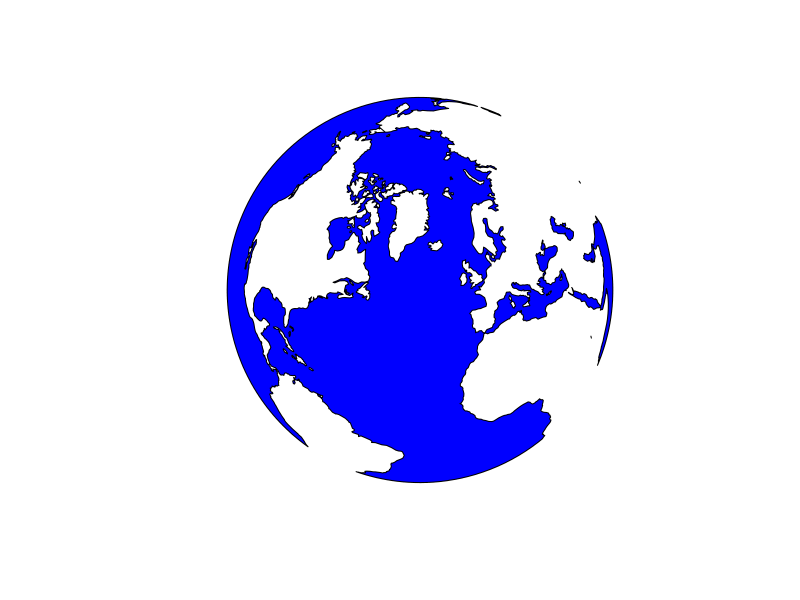
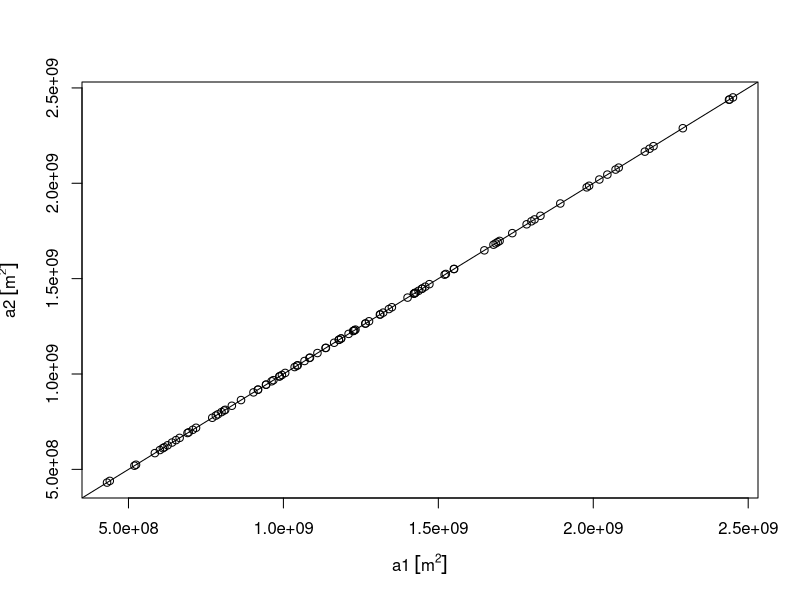
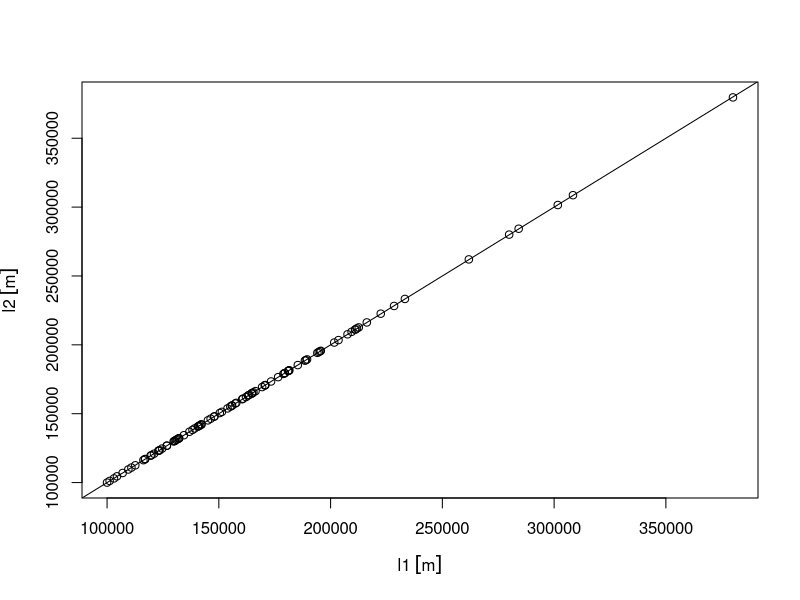
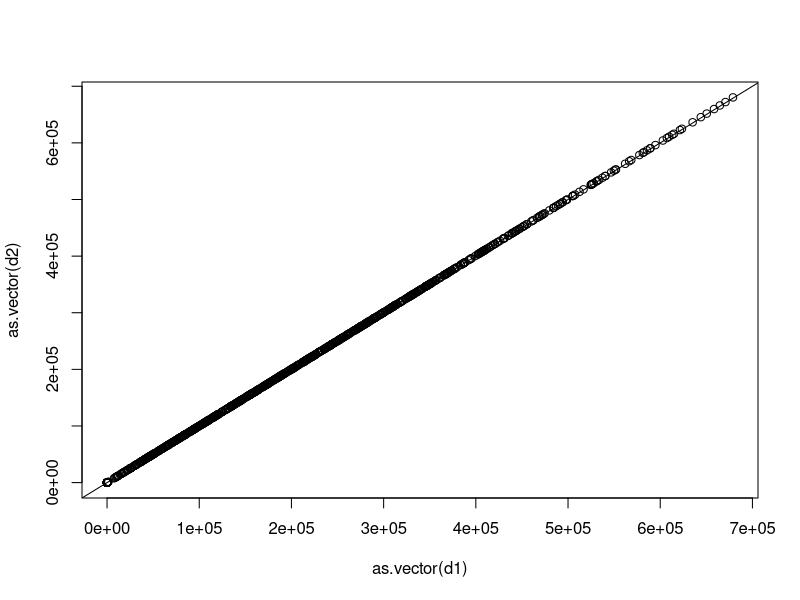
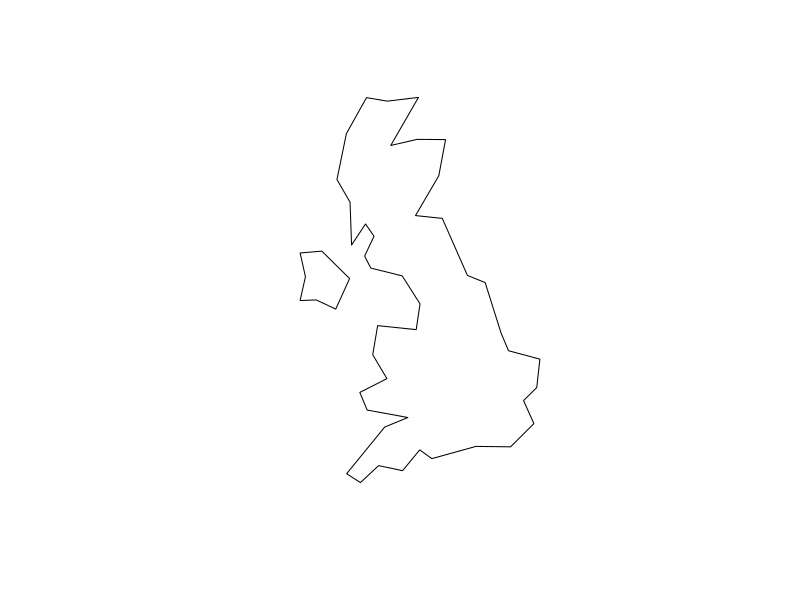
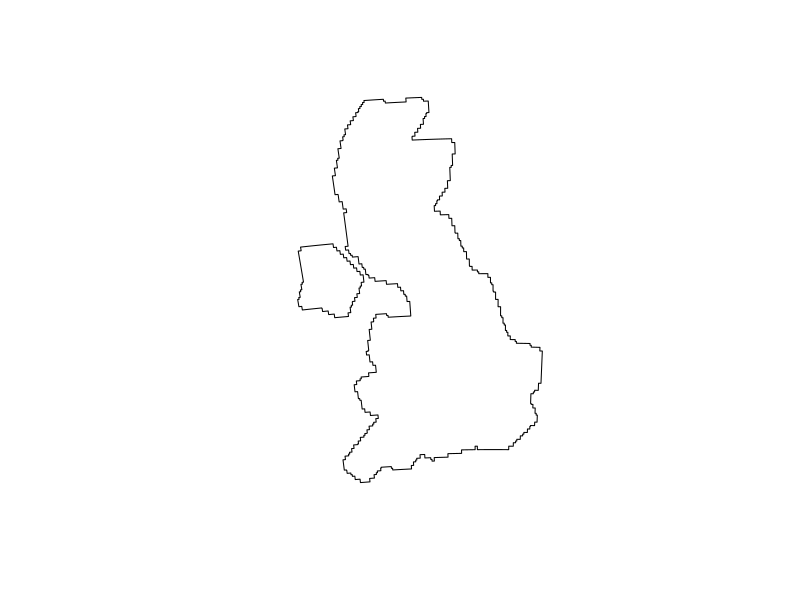
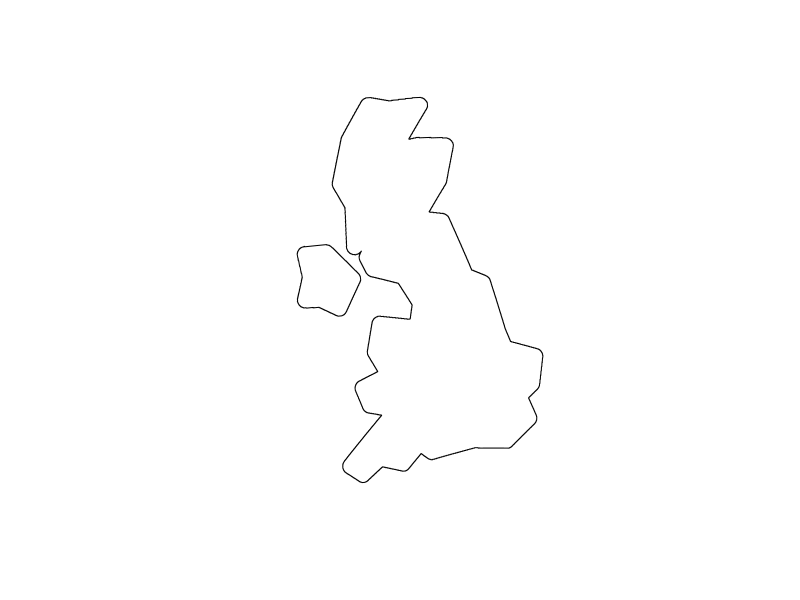
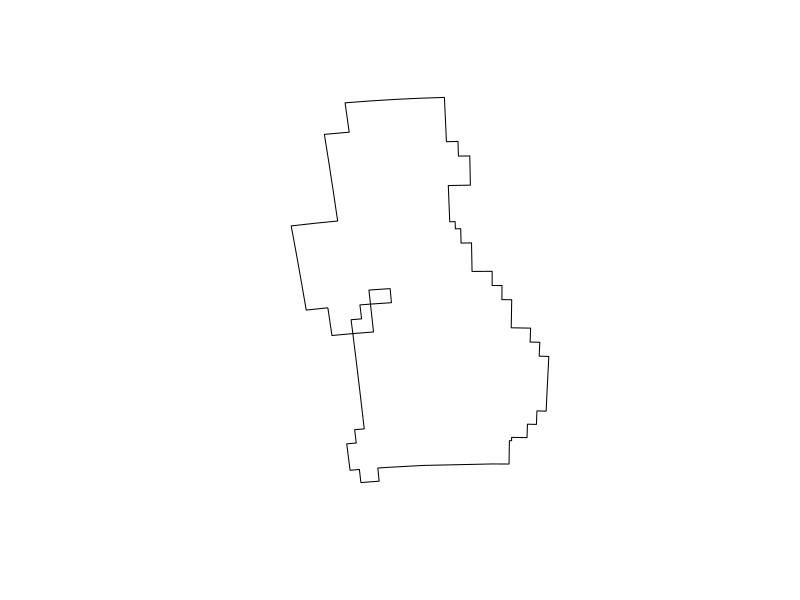

R code for these plots, in order:
## ---- chunk 1
knitr::opts_chunk$set(collapse = TRUE)
## ---- chunk 2
library(sf)
## ---- chunk 3
library(s2)
## ---- chunk 4
nc = read_sf(system.file("gpkg/nc.gpkg", package="sf")) # wrong ring directions
s2_area(st_as_s2(nc, oriented = FALSE)[1:3]) # corrects ring direction, correct area:
s2_area(st_as_s2(nc, oriented = TRUE)[1:3]) # wrong direction: Earth's surface minus area
nc = read_sf(system.file("gpkg/nc.gpkg", package="sf"), check_ring_dir = TRUE)
s2_area(st_as_s2(nc, oriented = TRUE)[1:3]) # no second correction needed here:
## ---- chunk 5
all(units::drop_units(st_area(nc)) == s2_area(st_as_s2(nc, oriented = FALSE)))
## ---- chunk 6
g = st_as_sfc("POLYGON FULL", crs = 'EPSG:4326')
g
## ---- chunk 7
options(s2_oriented = TRUE) # don't change orientation from here on
co = st_as_sf(s2_data_countries())
oc = st_difference(g, st_union(co)) # oceans
b = st_buffer(st_as_sfc("POINT(-30 52)", crs = 'EPSG:4326'), 9800000) # visible half
i = st_intersection(b, oc) # visible ocean
plot(st_transform(i, "+proj=ortho +lat_0=52 +lon_0=-30"), col = 'blue')
## ---- chunk 8
st_area(oc) / st_area(g)
## ---- chunk 9
a = st_as_sfc("POINT(0 0)", crs = 'EPSG:4326')
b = st_as_sfc("POLYGON((0 0,1 0,1 1,0 1,0 0))", crs = 'EPSG:4326')
st_intersects(a, b, model = "open")
st_intersects(a, b, model = "closed")
st_intersects(a, b, model = "semi-open") # a toss
st_intersects(a, b) # default: closed
## ---- chunk 10
fiji = s2_data_countries("Fiji")
aa = s2_data_countries("Antarctica")
s2_bounds_cap(fiji)
s2_bounds_rect(c(fiji,aa))
## ---- chunk 11
sf_use_s2()
## ---- chunk 12
sf_use_s2(FALSE)
## ---- chunk 13
sf_use_s2(TRUE)
## ---- chunk 14
options(s2_oriented = FALSE) # correct orientation from here on
library(sf)
library(units)
nc = read_sf(system.file("gpkg/nc.gpkg", package="sf"))
sf_use_s2(TRUE)
a1 = st_area(nc)
sf_use_s2(FALSE)
a2 = st_area(nc)
plot(a1, a2)
abline(0, 1)
summary((a1 - a2)/a1)
## ---- chunk 15
nc_ls = st_cast(nc, "MULTILINESTRING")
sf_use_s2(TRUE)
l1 = st_length(nc_ls)
sf_use_s2(FALSE)
l2 = st_length(nc_ls)
plot(l1 , l2)
abline(0, 1)
summary((l1 - l2)/l1)
## ---- chunk 16
sf_use_s2(TRUE)
d1 = st_distance(nc, nc[1:10,])
sf_use_s2(FALSE)
d2 = st_distance(nc, nc[1:10,])
plot(as.vector(d1), as.vector(d2))
abline(0, 1)
summary(as.vector(d1) - as.vector(d2))
## ---- chunk 17
sf_use_s2(TRUE)
st_intersects(nc[1:3,], nc[1:3,]) # self-intersections + neighbours
sf_use_s2(TRUE)
st_intersects(nc[1:3,], nc[1:3,], model = "semi-open") # only self-intersections
## ---- chunk 18
uk = s2_data_countries("United Kingdom")
class(uk)
uk_sfc = st_as_sfc(uk) 
uk_buffer = st_buffer(uk_sfc, dist = 20000)
uk_buffer2 = st_buffer(uk_sfc, dist = 20000, max_cells = 10000)
uk_buffer3 = st_buffer(uk_sfc, dist = 20000, max_cells = 100)
class(uk_buffer)
plot(uk_sfc)
plot(uk_buffer)
plot(uk_buffer2)
plot(uk_buffer3)
uk_sf = st_as_sf(uk) 
## ---- chunk 19
# the sf way
system.time({
  uk_projected = st_transform(uk_sfc, 27700)
  uk_buffer_sf = st_buffer(uk_projected, dist = 20000)
})
# sf way with few than the 30 segments in the buffer
system.time({
  uk_projected = st_transform(uk_sfc, 27700)
  uk_buffer_sf2 = st_buffer(uk_projected, dist = 20000, nQuadSegs = 4)
})
# s2 with default cell size
system.time({
  uk_buffer = s2_buffer_cells(uk, distance = 20000)
})
# s2 with 10000 cells
system.time({
  uk_buffer2 = s2_buffer_cells(uk, distance = 20000, max_cells = 10000)
})
# s2 with 100 cells
system.time({
  uk_buffer2 = s2_buffer_cells(uk, distance = 20000, max_cells = 100)
})
